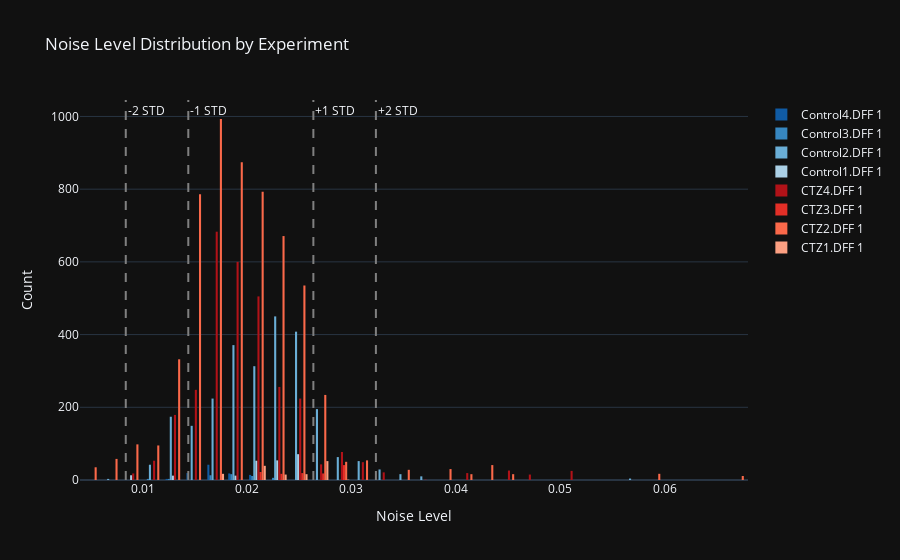

Notebook source saved alongside this figure:
### Code cell
#For all individual experiments, plot the noise level histogram in different colors
fig = go.Figure()
for experiment_id in experiments_amplitude_df['experiment_id'].unique():
    experiment_df_subset = experiments_amplitude_df[experiments_amplitude_df['experiment_id'] == experiment_id]
    fig.add_trace(go.Histogram(x=experiment_df_subset['noise_level'], nbinsx=50, name=experiment_id))

fig.update_layout(title='Noise Level Distribution by Experiment', xaxis_title='Noise Level', yaxis_title='Count')
#Makee the plot dark
fig.update_layout(template='plotly_dark')
#Use experiment_palette to color the histogram bars
for i, experiment_id in enumerate(experiments_amplitude_df['experiment_id'].unique()):
    fig.data[i].marker.color = experiment_palette[experiment_id]
#Add vertical lines at noise cutoffs
fig.add_vline(x=mean_noise - 1 * std_noise, line_dash='dash', line_color='gray', annotation_text='-1 STD')
fig.add_vline(x=mean_noise + 1 * std_noise, line_dash='dash', line_color='gray', annotation_text='+1 STD')
fig.add_vline(x=mean_noise - 2 * std_noise, line_dash='dash', line_color='gray', annotation_text='-2 STD')
fig.add_vline(x=mean_noise + 2 * std_noise, line_dash='dash', line_color='gray', annotation_text='+2 STD')

fig.show()
#Save as html
fig.write_html('noise_level_histogram_by_experiment.html')

### Figure 1 — Plotly figure (JSON) as saved in the notebook; plotly's stock layout.template omitted (floating-point values rounded to 4 significant figures; data arrays with more than 128 entries replaced by an {"elided": "..."} marker saying what was removed)
{"data": [{"marker": {"color": "#105ba4"}, "name": "Control4.DFF 1", "nbinsx": 50, "type": "histogram", "x": [0.01495, 0.01495, 0.01495, 0.01588, 0.01588, 0.01588, 0.01385, 0.01385, 0.01385, 0.01638, 0.01638, 0.01638, 0.01431, 0.01431, 0.01431, 0.01464, 0.01464, 0.01464, 0.01651, 0.01651, 0.01651, 0.01567, 0.01567, 0.01567, 0.01698, 0.01698, 0.01698, 0.0171, 0.0171, 0.0171, 0.0171, 0.01817, 0.01817, 0.01817, 0.01704, 0.01704, 0.01704, 0.02, 0.02, 0.02, 0.02, 0.01646, 0.01646, 0.01646, 0.02083, 0.02083, 0.02083, 0.01658, 0.01658, 0.01658, 0.01652, 0.01652, 0.01652, 0.01652, 0.01761, 0.01761, 0.01761, 0.0163, 0.0163, 0.0163, 0.01712, 0.01712, 0.01712, 0.01575, 0.01575, 0.01575, 0.01575, 0.02016, 0.02016, 0.02016, 0.02016, 0.02016, 0.02016, 0.02016, 0.01843, 0.01843, 0.01843, 0.01661, 0.01661, 0.01661, 0.01844, 0.01844, 0.01844, 0.01669, 0.01669, 0.01669, 0.01669, 0.01873, 0.01873, 0.01873, 0.0192, 0.0192, 0.0192, 0.0182, 0.0182, 0.0182]}, {"marker": {"color": "#3787c0"}, "name": "Control3.DFF 1", "nbinsx": 50, "type": "histogram", "x": [0.01186, 0.01186, 0.01186, 0.01243, 0.01243, 0.01243, 0.01965, 0.01965, 0.01965, 0.02035, 0.02035, 0.02035, 0.01852, 0.01852, 0.01852, 0.01788, 0.01788, 0.01788, 0.01788, 0.01951, 0.01951, 0.01951, 0.01943, 0.01943, 0.01943, 0.01943, 0.01728, 0.01728, 0.01728, 0.01768, 0.01768, 0.01768, 0.02244, 0.02244, 0.02244, 0.02189, 0.02189, 0.02189, 0.02189, 0.01819, 0.01819, 0.01819, 0.01788, 0.01788, 0.01788, 0.02125, 0.02125, 0.02125, 0.02125, 0.02392, 0.02392, 0.02392]}, {"marker": {"color": "#6aaed6"}, "name": "Control2.DFF 1", "nbinsx": 50, "type": "histogram", "x": {"elided": "2503 float values"}}, {"marker": {"color": "#abd0e6"}, "name": "Control1.DFF 1", "nbinsx": 50, "type": "histogram", "x": {"elided": "215 float values"}}, {"marker": {"color": "#b11218"}, "name": "CTZ4.DFF 1", "nbinsx": 50, "type": "histogram", "x": {"elided": "3042 float values"}}, {"marker": {"color": "#e32f27"}, "name": "CTZ3.DFF 1", "nbinsx": 50, "type": "histogram", "x": [0.02944, 0.02944, 0.02944, 0.02944, 0.02944, 0.02944, 0.02944, 0.02944, 0.02944, 0.02944, 0.02944, 0.02944, 0.02944, 0.02944, 0.02944, 0.02944, 0.02944, 0.02944, 0.02944, 0.02944, 0.02944, 0.02944, 0.02777, 0.02777, 0.02777, 0.02777, 0.02777, 0.02777, 0.02777, 0.02777, 0.02777, 0.02777, 0.02777, 0.02777, 0.02777, 0.02777, 0.02777, 0.02777, 0.02777, 0.02777, 0.02857, 0.02857, 0.02857, 0.02857, 0.02857, 0.02857, 0.02857, 0.02857, 0.02857, 0.02857, 0.02857, 0.02857, 0.02857, 0.02857, 0.02857, 0.02857, 0.02857, 0.02857, 0.02857, 0.0223, 0.0223, 0.0223, 0.0223, 0.0223, 0.0223, 0.0223, 0.0223, 0.0223, 0.0223, 0.0223, 0.0223, 0.0223, 0.0223, 0.0223, 0.0223, 0.0223, 0.021, 0.021, 0.021, 0.021, 0.021, 0.021, 0.021, 0.021, 0.021, 0.021, 0.021, 0.021, 0.021, 0.021, 0.021, 0.021, 0.021, 0.021, 0.021, 0.021, 0.021, 0.021, 0.02441, 0.02441, 0.02441, 0.02441, 0.02441, 0.02441, 0.02441, 0.02441, 0.02441, 0.02441, 0.02441, 0.02441, 0.02441, 0.02441, 0.02441, 0.02441, 0.02441, 0.02441, 0.02441]}, {"marker": {"color": "#fb694a"}, "name": "CTZ2.DFF 1", "nbinsx": 50, "type": "histogram", "x": {"elided": "5767 float values"}}, {"marker": {"color": "#fca082"}, "name": "CTZ1.DFF 1", "nbinsx": 50, "type": "histogram", "x": {"elided": "140 float values"}}], "layout": {"annotations": [{"showarrow": false, "text": "-1 STD", "x": 0.01438, "xanchor": "left", "xref": "x", "y": 1, "yanchor": "top", "yref": "y domain"}, {"showarrow": false, "text": "+1 STD", "x": 0.02636, "xanchor": "left", "xref": "x", "y": 1, "yanchor": "top", "yref": "y domain"}, {"showarrow": false, "text": "-2 STD", "x": 0.008385, "xanchor": "left", "xref": "x", "y": 1, "yanchor": "top", "yref": "y domain"}, {"showarrow": false, "text": "+2 STD", "x": 0.03235, "xanchor": "left", "xref": "x", "y": 1, "yanchor": "top", "yref": "y domain"}], "shapes": [{"line": {"color": "gray", "dash": "dash"}, "type": "line", "x0": 0.01438, "x1": 0.01438, "xref": "x", "y0": 0, "y1": 1, "yref": "y domain"}, {"line": {"color": "gray", "dash": "dash"}, "type": "line", "x0": 0.02636, "x1": 0.02636, "xref": "x", "y0": 0, "y1": 1, "yref": "y domain"}, {"line": {"color": "gray", "dash": "dash"}, "type": "line", "x0": 0.008385, "x1": 0.008385, "xref": "x", "y0": 0, "y1": 1, "yref": "y domain"}, {"line": {"color": "gray", "dash": "dash"}, "type": "line", "x0": 0.03235, "x1": 0.03235, "xref": "x", "y0": 0, "y1": 1, "yref": "y domain"}], "title": {"text": "Noise Level Distribution by Experiment"}, "xaxis": {"title": {"text": "Noise Level"}}, "yaxis": {"title": {"text": "Count"}}}}
